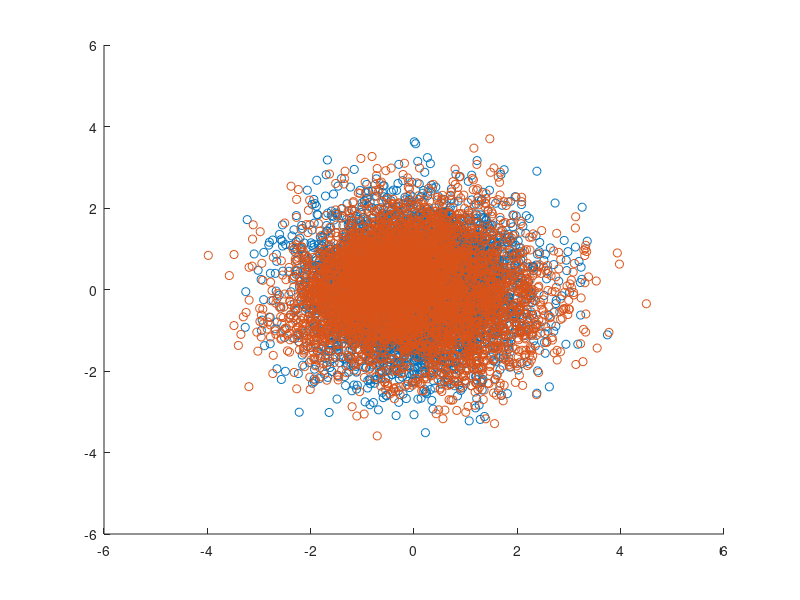

Write the MATLAB code that produced this figure. (Note: this script raises an error after producing the figure.)
%% make sure you compile the CUDA C++ files using external/make.m

clear
rng default
addpath("external/matlab");

nq = 5000;

% perform subspace WGF?
findsubspace = true

if findsubspace
    U = orth(randn(5,2));
else
    U = eye(5);
end

B = orth(eye(5));
Xp = mvnrnd(zeros(1,5)+[0,0,0,0,0], ([1, .0, 0, 0, 0; ...
    .0, 1, 0, 0, 0; ...
    0, 0, 1, 0, 0; ...
    0, 0, 0, 1, .0; ...
    0, 0, 0, .0, 1]), nq);
Xp(:,1) = cos(Xp(:,2)*2) + randn(nq, 1) + 0;

Xp = [Xp, randn(nq, 0)];
Xp = Xp*B;

Xq = mvnrnd(zeros(1,5), ([1, .0, 0, 0, 0; ...
    .0, 1, 0, 0, 0; ...
    0, 0, 1, 0, 0; ...
    0, 0, 0, 1, 0; ...
    0, 0, 0, 0, 1]), nq);
Xq = [Xq, randn(nq, 0)];
Xq = Xq*B;



%%
figure
Xq_traj = {};

for Iter = 1:15
    Xpi = Xp;
    Xqi = Xq; 
    for i = 0:10
        f = @(x) x*U;

        fXpi = single(f(Xpi));  
        fXqi = single(f(Xqi));

        clf
        hold on
        scatter(fXqi(:, 1), fXqi(:, 2),'b.')
        scatter(fXpi(:, 1), fXpi(:, 2),'r.')
        axis([-6,6,-6,6])
        drawnow

        [grad,sigma] = MATLAB_Wrapper_GradEst_fdiv(fXpi, fXqi, [fXpi; fXqi], -1, 0, 250);

        if findsubspace
            fea = @(x) [f(x), ones(size(x,1),1)];
            gradp = grad(1:nq, :);
            gradq = grad(nq+1:end, :);
            wq = exp(sum(fea(Xqi).*gradq,2) - 1);
            gU = Xpi'*gradp(:, 1:2) / nq - Xqi'*(diag(wq))*gradq(:, 1:2)/nq;
    
            U = U + 1*gU;
    
            obj = @(V) norm(V - double(U), 'fro').^2;
            con = @(V) deal([], V'*V - eye(2));
    
            U = fmincon(obj, double(U), [], [], [], [], [], [], con);
            U(1:5, :), gU(1:5, :)
        else
            break;
        end
    end

    f = @(x) x*U;
    df = @(x) U';
    grad = MATLAB_Wrapper_GradEst_fdiv(f(single(Xpi)), f(single(Xqi)), f(single(Xq)), sigma, 0, 250);
    dimf = size(f(Xq),2);
    grad = grad(:, 1:dimf)*df(Xq);

    Xq = Xq + .1*grad;

    Xq_traj{end+1} = Xq;
end
%%
save(sprintf('subspace_%d', findsubspace));
%% visualizations
% make sure you run both findsubspace = true and findsubspace=false before 
% continue to the following section!

load subspace_0.mat

figure('Position', [100, 100, 1000, 300])
hold on
iter = 1;
for i = 1:3:15
    subplot(2,6,iter)
    h = scatter(Xq_traj{i}(:, 2), Xq_traj{i}(:, 1), 2, 'bo');
    h.MarkerFaceAlpha = .1;
    h.MarkerEdgeAlpha = .1;
    axis([-4,4,-4,4])
    axis tight;
    axis off
    iter = iter + 1;
end

subplot(2,6,iter)
h = scatter(Xp(:, 2), Xp(:, 1), 2, 'ko');
h.MarkerFaceAlpha = .1;
h.MarkerEdgeAlpha = .1;
axis tight;
axis off
iter = iter + 1;

load subspace_1.mat

for i = 1:3:15
    subplot(2,6,iter)
    h = scatter(Xq_traj{i}(:, 2), Xq_traj{i}(:, 1), 2, 'ro');
    h.MarkerFaceAlpha = .1;
    h.MarkerEdgeAlpha = .1;
    axis([-4,4,-4,4])
    axis tight;
    axis off
    iter = iter + 1;
end

subplot(2,6,iter)
h = scatter(Xp(:, 2), Xp(:, 1), 2, 'ko');
h.MarkerFaceAlpha = .1;
h.MarkerEdgeAlpha = .1;
axis tight;
axis off
